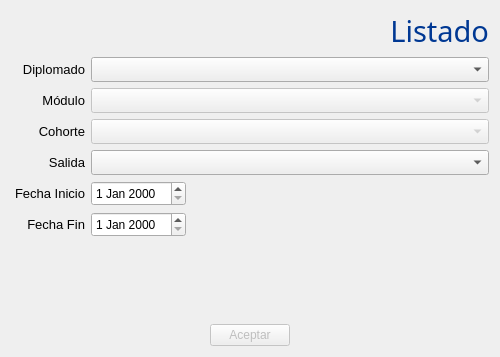
<?xml version="1.0" encoding="UTF-8"?>
<ui version="4.0">
 <class>listado_cfp</class>
 <widget class="QWidget" name="listado_cfp">
  <property name="geometry">
   <rect>
    <x>0</x>
    <y>0</y>
    <width>500</width>
    <height>357</height>
   </rect>
  </property>
  <property name="windowTitle">
   <string>CONTROL DE ESTUDIOS</string>
  </property>
  <property name="windowIcon">
   <iconset resource="icons.qrc">
    <normaloff>:/new/prefix1/iconos/esfera48.png</normaloff>:/new/prefix1/iconos/esfera48.png</iconset>
  </property>
  <layout class="QVBoxLayout" name="verticalLayout">
   <item>
    <widget class="QLabel" name="label">
     <property name="font">
      <font>
       <family>Gill Sans MT</family>
       <pointsize>22</pointsize>
       <weight>50</weight>
       <italic>false</italic>
       <bold>false</bold>
      </font>
     </property>
     <property name="styleSheet">
      <string notr="true">font: 22pt &quot;Gill Sans MT&quot;;
color: rgb(00,56,147);</string>
     </property>
     <property name="text">
      <string>Listado</string>
     </property>
     <property name="alignment">
      <set>Qt::AlignRight|Qt::AlignTrailing|Qt::AlignVCenter</set>
     </property>
    </widget>
   </item>
   <item>
    <layout class="QHBoxLayout" name="horizontalLayout_2">
     <item>
      <widget class="QLabel" name="cursolabel">
       <property name="minimumSize">
        <size>
         <width>74</width>
         <height>0</height>
        </size>
       </property>
       <property name="maximumSize">
        <size>
         <width>74</width>
         <height>16777215</height>
        </size>
       </property>
       <property name="font">
        <font>
         <family>Segoe UI</family>
         <pointsize>10</pointsize>
        </font>
       </property>
       <property name="text">
        <string>Diplomado</string>
       </property>
       <property name="alignment">
        <set>Qt::AlignRight|Qt::AlignTrailing|Qt::AlignVCenter</set>
       </property>
      </widget>
     </item>
     <item>
      <widget class="QComboBox" name="metodo">
       <property name="minimumSize">
        <size>
         <width>300</width>
         <height>25</height>
        </size>
       </property>
       <property name="font">
        <font>
         <family>Segoe UI</family>
         <pointsize>9</pointsize>
        </font>
       </property>
      </widget>
     </item>
    </layout>
   </item>
   <item>
    <layout class="QHBoxLayout" name="horizontalLayout_7">
     <item>
      <widget class="QLabel" name="label_3">
       <property name="minimumSize">
        <size>
         <width>74</width>
         <height>0</height>
        </size>
       </property>
       <property name="maximumSize">
        <size>
         <width>74</width>
         <height>16777215</height>
        </size>
       </property>
       <property name="font">
        <font>
         <family>Segoe UI</family>
         <pointsize>10</pointsize>
        </font>
       </property>
       <property name="text">
        <string>Módulo</string>
       </property>
       <property name="alignment">
        <set>Qt::AlignRight|Qt::AlignTrailing|Qt::AlignVCenter</set>
       </property>
      </widget>
     </item>
     <item>
      <widget class="QComboBox" name="modulo">
       <property name="enabled">
        <bool>false</bool>
       </property>
       <property name="minimumSize">
        <size>
         <width>300</width>
         <height>25</height>
        </size>
       </property>
       <property name="font">
        <font>
         <family>Segoe UI</family>
         <pointsize>9</pointsize>
        </font>
       </property>
      </widget>
     </item>
    </layout>
   </item>
   <item>
    <layout class="QHBoxLayout" name="horizontalLayout">
     <item>
      <widget class="QLabel" name="label_2">
       <property name="minimumSize">
        <size>
         <width>74</width>
         <height>0</height>
        </size>
       </property>
       <property name="maximumSize">
        <size>
         <width>74</width>
         <height>16777215</height>
        </size>
       </property>
       <property name="font">
        <font>
         <family>Segoe UI</family>
         <pointsize>10</pointsize>
        </font>
       </property>
       <property name="text">
        <string>Cohorte</string>
       </property>
       <property name="alignment">
        <set>Qt::AlignRight|Qt::AlignTrailing|Qt::AlignVCenter</set>
       </property>
      </widget>
     </item>
     <item>
      <widget class="QComboBox" name="modalidad">
       <property name="enabled">
        <bool>false</bool>
       </property>
       <property name="minimumSize">
        <size>
         <width>0</width>
         <height>25</height>
        </size>
       </property>
       <property name="font">
        <font>
         <family>Segoe UI</family>
         <pointsize>9</pointsize>
        </font>
       </property>
      </widget>
     </item>
    </layout>
   </item>
   <item>
    <layout class="QHBoxLayout" name="horizontalLayout_3">
     <item>
      <widget class="QLabel" name="label_4">
       <property name="minimumSize">
        <size>
         <width>74</width>
         <height>0</height>
        </size>
       </property>
       <property name="maximumSize">
        <size>
         <width>74</width>
         <height>16777215</height>
        </size>
       </property>
       <property name="font">
        <font>
         <family>Segoe UI</family>
         <pointsize>10</pointsize>
        </font>
       </property>
       <property name="text">
        <string>Salida</string>
       </property>
       <property name="alignment">
        <set>Qt::AlignRight|Qt::AlignTrailing|Qt::AlignVCenter</set>
       </property>
      </widget>
     </item>
     <item>
      <widget class="QComboBox" name="salida">
       <property name="minimumSize">
        <size>
         <width>0</width>
         <height>25</height>
        </size>
       </property>
       <property name="font">
        <font>
         <family>Segoe UI</family>
         <pointsize>9</pointsize>
        </font>
       </property>
      </widget>
     </item>
    </layout>
   </item>
   <item>
    <layout class="QHBoxLayout" name="horizontalLayout_5">
     <item>
      <widget class="QLabel" name="label_5">
       <property name="minimumSize">
        <size>
         <width>74</width>
         <height>25</height>
        </size>
       </property>
       <property name="maximumSize">
        <size>
         <width>74</width>
         <height>16777215</height>
        </size>
       </property>
       <property name="font">
        <font>
         <family>Segoe UI</family>
         <pointsize>10</pointsize>
        </font>
       </property>
       <property name="text">
        <string>Fecha Inicio</string>
       </property>
       <property name="alignment">
        <set>Qt::AlignRight|Qt::AlignTrailing|Qt::AlignVCenter</set>
       </property>
      </widget>
     </item>
     <item>
      <widget class="QDateEdit" name="fecini">
       <property name="minimumSize">
        <size>
         <width>0</width>
         <height>25</height>
        </size>
       </property>
       <property name="font">
        <font>
         <family>Segoe UI</family>
         <pointsize>9</pointsize>
        </font>
       </property>
      </widget>
     </item>
     <item>
      <spacer name="horizontalSpacer_3">
       <property name="orientation">
        <enum>Qt::Horizontal</enum>
       </property>
       <property name="sizeHint" stdset="0">
        <size>
         <width>40</width>
         <height>20</height>
        </size>
       </property>
      </spacer>
     </item>
    </layout>
   </item>
   <item>
    <layout class="QHBoxLayout" name="horizontalLayout_6">
     <item>
      <widget class="QLabel" name="label_6">
       <property name="minimumSize">
        <size>
         <width>74</width>
         <height>25</height>
        </size>
       </property>
       <property name="font">
        <font>
         <family>Segoe UI</family>
         <pointsize>10</pointsize>
        </font>
       </property>
       <property name="text">
        <string>Fecha Fin</string>
       </property>
       <property name="alignment">
        <set>Qt::AlignRight|Qt::AlignTrailing|Qt::AlignVCenter</set>
       </property>
      </widget>
     </item>
     <item>
      <widget class="QDateEdit" name="fecfin">
       <property name="minimumSize">
        <size>
         <width>0</width>
         <height>25</height>
        </size>
       </property>
       <property name="font">
        <font>
         <family>Segoe UI</family>
         <pointsize>9</pointsize>
        </font>
       </property>
      </widget>
     </item>
     <item>
      <spacer name="horizontalSpacer_4">
       <property name="orientation">
        <enum>Qt::Horizontal</enum>
       </property>
       <property name="sizeHint" stdset="0">
        <size>
         <width>40</width>
         <height>20</height>
        </size>
       </property>
      </spacer>
     </item>
    </layout>
   </item>
   <item>
    <spacer name="verticalSpacer_2">
     <property name="orientation">
      <enum>Qt::Vertical</enum>
     </property>
     <property name="sizeHint" stdset="0">
      <size>
       <width>20</width>
       <height>40</height>
      </size>
     </property>
    </spacer>
   </item>
   <item>
    <layout class="QHBoxLayout" name="horizontalLayout_4">
     <item>
      <spacer name="horizontalSpacer">
       <property name="orientation">
        <enum>Qt::Horizontal</enum>
       </property>
       <property name="sizeHint" stdset="0">
        <size>
         <width>40</width>
         <height>20</height>
        </size>
       </property>
      </spacer>
     </item>
     <item>
      <widget class="QPushButton" name="boton_generar">
       <property name="enabled">
        <bool>false</bool>
       </property>
       <property name="font">
        <font>
         <family>Segoe UI</family>
         <pointsize>9</pointsize>
        </font>
       </property>
       <property name="text">
        <string>Aceptar</string>
       </property>
      </widget>
     </item>
     <item>
      <spacer name="horizontalSpacer_2">
       <property name="orientation">
        <enum>Qt::Horizontal</enum>
       </property>
       <property name="sizeHint" stdset="0">
        <size>
         <width>40</width>
         <height>20</height>
        </size>
       </property>
      </spacer>
     </item>
    </layout>
   </item>
  </layout>
 </widget>
 <resources>
  <include location="icons.qrc"/>
 </resources>
 <connections/>
</ui>
